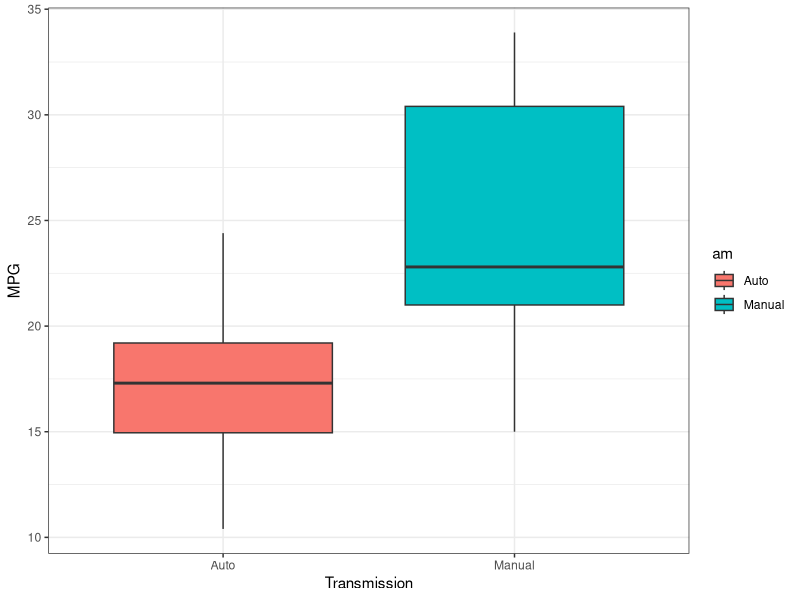
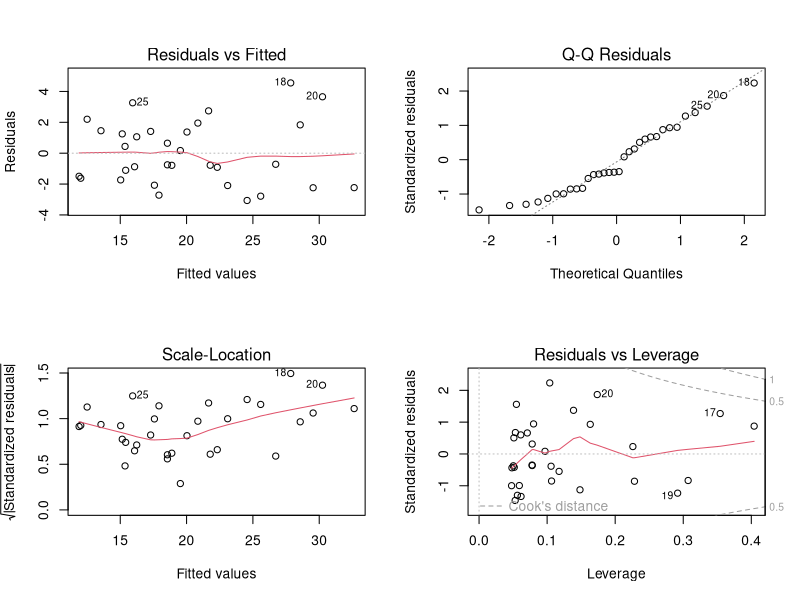

Write R code to recreate these figures, in order.
## ---- chunk 1
knitr::opts_chunk$set(echo = TRUE)
library(tidyverse)
library(knitr)

## ---- chunk 2
head(mtcars,5)
## ---- chunk 3
mtcars2 <- mtcars %>%
    mutate(am = ifelse(am==0, "Auto", "Manual"))

ggplot(data=mtcars2, aes(x=am, y=mpg, fill=am, group=am)) +
    geom_boxplot() +
    xlab("Transmission") +
    ylab("MPG") +
    theme_bw()
## ---- chunk 4
overmodel <- lm(data=mtcars, mpg~factor(cyl)+disp+hp+drat+wt+qsec+factor(vs)+factor(am)+factor(gear)+factor(carb))
## ---- chunk 5
mdl <- lm(data=mtcars2, mpg~wt)
mdl2 <- lm(data=mtcars2, mpg~wt+hp)
mdl3 <- lm(data=mtcars2, mpg~wt+hp+wt:hp)
mdl4 <- lm(data=mtcars2, mpg~wt+hp+wt:hp+am)
anova(mdl, mdl2, mdl3, mdl4)
## ---- chunk 6
data_man <- mtcars[mtcars$am == 1,]
data_auto <- mtcars[mtcars$am == 0,]
ttest <- t.test(data_auto$mpg, data_man$mpg, alternative = "two.sided")
ttest
## ---- chunk 7
summary(overmodel)
## ---- chunk 8
par(mfrow =c(2, 2))
plot(mdl3, labels.id=mtcars$names)
